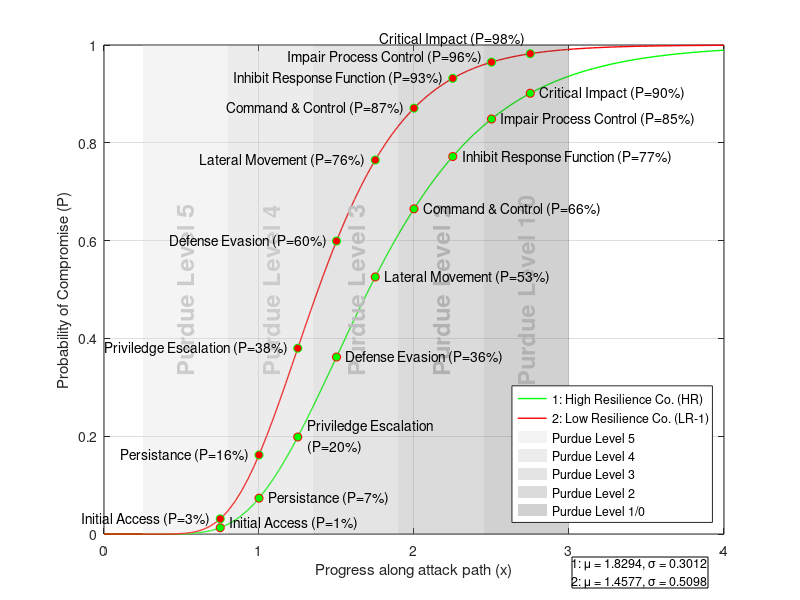

Write the MATLAB code that produced this figure.
% Adam Lewis 3rd Year Individual Project
% Student ID 11076422

% ChatGPT o3-mini-high was used to aid debugging and production of the 
% MATLAB visualisations in this project.

% This script is used to generate 2 curves:
%   Company B: High Resilience Modelled Company from simulated model inputs
%   Company C: Low Resilience Modelled Company from simulated model inputs
%
% Then shaded bands are added to the plot area depicting the relative risk
% of the 5 layers of the Purdue Model of a substation
%
% Finally a series of escalating events are added to each curve at set points
% along the intensity measure X axis

% Define desired figure size in pixels
plotWidth = 600;   % Width in pixels
plotHeight = 700;  % Height in pixels

% NEW MODEL
m_norm_B = 1.8294;    % High resilience Modelled Company Normalised & scaled mean
s_norm_B = 0.6988;    % High resilience Modelled Company Normalised std deviation
m_norm_C = 1.4577;    % Low Resilience Modelled Company Normalised & scaled mean
s_norm_C = 0.4902;    % Low Resilience Modelled Company Normalised std deviation


% Convert mean and std to beta/theta for companies B and C
beta_B = sqrt(log(1 + (s_norm_B/m_norm_B)^2));
theta_B = m_norm_B * exp(-0.5 * beta_B^2);
beta_C = sqrt(log(1 + (s_norm_C/m_norm_C)^2));
theta_C = m_norm_C * exp(-0.5 * beta_C^2);

% Define intensity measure X
x = linspace(0, 4, 100);

% Use normcdf to generate fragility curves
P_CompanyB = normcdf((log(x / theta_B)) / beta_B);
P_CompanyC = normcdf((log(x / theta_C)) / beta_C);

% Plot fragility curves
figure('Color','w', 'Units','pixels', 'Position',[100 0 plotWidth plotHeight]);
p1 = plot(x, P_CompanyB, 'g-', 'LineWidth', 1); hold on;
p2 = plot(x, P_CompanyC, 'r-', 'LineWidth', 1);
xlabel('Progress along attack path (x)');
ylabel('Probability of Compromise (P)');
set(gcf, 'Color', 'white');

grid on;

%% Add Purdue level bands to plot area

% Get the current y-axis limits
yl = ylim;
% Get vertical midpint for text labels within bands
yMid = mean(yl); 

colorP5 = [0.85 0.85 0.85]; % P5
colorP4 = [0.75 0.75 0.75]; % P4
colorP3 = [0.64 0.64 0.64]; % P3
colorP2 = [0.52 0.52 0.52]; % P2
colorP1 = [0.40 0.40 0.40];

% Band P5
x_startP5 = 0.25;
x_endP5 = x_startP5 + 0.55; 
hP5 = patch([x_startP5 x_endP5 x_endP5 x_startP5], [yl(1) yl(1) yl(2) yl(2)], ...
      colorP5, 'FaceAlpha', 0.3, 'EdgeColor', 'none', 'DisplayName', 'Purdue Level 5');
x_midP5 = (x_startP5 + x_endP5)/2; 
text(x_midP5, yMid, 'Purdue Level 5', ...
    'Rotation', 90, 'HorizontalAlignment','center','VerticalAlignment','middle', ...
    'FontSize', 17,'Color',[0.80,0.80,0.80],'FontWeight', 'bold');

% Band P4
x_startP4 = x_endP5;  
x_endP4 = x_startP4 + 0.55; 
hP4 = patch([x_startP4 x_endP4 x_endP4 x_startP4], [yl(1) yl(1) yl(2) yl(2)], ...
      colorP4, 'FaceAlpha', 0.3, 'EdgeColor', 'none', 'DisplayName', 'Purdue Level 4');
x_midP4 = (x_startP4 + x_endP4)/2; 
text(x_midP4, yMid, 'Purdue Level 4', ...
    'Rotation', 90, 'HorizontalAlignment','center','VerticalAlignment','middle', ...
    'FontSize', 17,'Color',[0.8,0.8,0.8],'FontWeight', 'bold');

% Band P3
x_startP3 = x_endP4; 
x_endP3 = x_startP3 + 0.55; 
hP3 = patch([x_startP3 x_endP3 x_endP3 x_startP3], [yl(1) yl(1) yl(2) yl(2)], ...
      colorP3, 'FaceAlpha', 0.3, 'EdgeColor', 'none', 'DisplayName', 'Purdue Level 3');
x_midP3 = (x_startP3 + x_endP3)/2; 
text(x_midP3, yMid, 'Purdue Level 3', ...
    'Rotation', 90, 'HorizontalAlignment','center','VerticalAlignment','middle', ...
    'FontSize', 17,'Color',[0.75,0.75,0.75],'FontWeight', 'bold');

% Band P2
x_startP2 = x_endP3; 
x_endP2 = x_startP2 + 0.55;
hP2 = patch([x_startP2 x_endP2 x_endP2 x_startP2], [yl(1) yl(1) yl(2) yl(2)], ...
      colorP2, 'FaceAlpha', 0.3, 'EdgeColor', 'none', 'DisplayName', 'Purdue Level 2');
x_midP2 = (x_startP2 + x_endP2)/2; 
text(x_midP2, yMid, 'Purdue Level 2', ...
    'Rotation', 90, 'HorizontalAlignment','center','VerticalAlignment','middle', ...
    'FontSize', 17,'Color',[0.7,0.7,0.7],'FontWeight', 'bold');

% Band P1
x_startP1 = x_endP2; 
x_endP1 = x_startP1 + 0.55; 
hP1 = patch([x_startP1 x_endP1 x_endP1 x_startP1], [yl(1) yl(1) yl(2) yl(2)], ...
      colorP1, 'FaceAlpha', 0.3, 'EdgeColor', 'none', 'DisplayName', 'Purdue Level 1/0');
x_midP1 = (x_startP1 + x_endP1)/2; 
text(x_midP1, yMid, 'Purdue Level 1/0', ...
    'Rotation', 90, 'HorizontalAlignment','center','VerticalAlignment','middle', ...
    'FontSize', 17,'Color',[0.7,0.7,0.7],'FontWeight', 'bold');

%% Place 8 labeled points on the HR green curve

% define intensity measure of dot placement at
% 0.25 intervals from 0.75 to 2.75 aligning event
% intensity with applicable Purdue level
dotX = 0.75:0.25:2.75;
dotY = normcdf((log(dotX / theta_B)) / beta_B);

% place green dots and labels with percentage
plot(dotX(1), dotY(1), 'ro', 'MarkerSize', 6, 'MarkerFaceColor', 'g', 'HandleVisibility','off');
text(dotX(1)+0.06, dotY(1)+0.01, sprintf('Initial Access (P=%.0f%%)', dotY(1)*100), 'HorizontalAlignment','left','VerticalAlignment','middle');

plot(dotX(2), dotY(2), 'ro', 'MarkerSize', 6, 'MarkerFaceColor', 'g', 'HandleVisibility','off');
text(dotX(2)+0.06, dotY(2), sprintf('Persistance (P=%.0f%%)', dotY(2)*100), 'HorizontalAlignment','left','VerticalAlignment','middle');

plot(dotX(3), dotY(3), 'ro', 'MarkerSize', 6, 'MarkerFaceColor', 'g', 'HandleVisibility','off');
text(dotX(3)+0.06, dotY(3), sprintf('Priviledge Escalation\n(P=%.0f%%)', dotY(3)*100), 'HorizontalAlignment','left','VerticalAlignment','middle');

plot(dotX(4), dotY(4), 'ro', 'MarkerSize', 6, 'MarkerFaceColor', 'g', 'HandleVisibility','off');
text(dotX(4)+0.06, dotY(4), sprintf('Defense Evasion (P=%.0f%%)', dotY(4)*100), 'HorizontalAlignment','left','VerticalAlignment','middle');

plot(dotX(5), dotY(5), 'ro', 'MarkerSize', 6, 'MarkerFaceColor', 'g', 'HandleVisibility','off');
text(dotX(5)+0.06, dotY(5), sprintf('Lateral Movement (P=%.0f%%)', dotY(5)*100), 'HorizontalAlignment','left','VerticalAlignment','middle');

plot(dotX(6), dotY(6), 'ro', 'MarkerSize', 6, 'MarkerFaceColor', 'g', 'HandleVisibility','off');
text(dotX(6)+0.06, dotY(6), sprintf('Command & Control (P=%.0f%%)', dotY(6)*100), 'HorizontalAlignment','left','VerticalAlignment','middle');

plot(dotX(7), dotY(7), 'ro', 'MarkerSize', 6, 'MarkerFaceColor', 'g', 'HandleVisibility','off');
text(dotX(7)+0.06, dotY(7), sprintf('Inhibit Response Function (P=%.0f%%)', dotY(7)*100), 'HorizontalAlignment','left','VerticalAlignment','middle');

plot(dotX(8), dotY(8), 'ro', 'MarkerSize', 6, 'MarkerFaceColor', 'g', 'HandleVisibility','off');
text(dotX(8)+0.06, dotY(8), sprintf('Impair Process Control (P=%.0f%%)', dotY(8)*100), 'HorizontalAlignment','left','VerticalAlignment','middle');

plot(dotX(9), dotY(9), 'ro', 'MarkerSize', 6, 'MarkerFaceColor', 'g', 'HandleVisibility','off');
text(dotX(9)+0.06, dotY(9), sprintf('Critical Impact (P=%.0f%%)', dotY(9)*100), 'HorizontalAlignment','left','VerticalAlignment','middle');


%% Place 8 labeled points on the LR red curve

% define intensity measure of dot placement at
% 0.25 intervals from 0.75 to 2.75 aligning event
% intensity with applicable Purdue level
dotYg = normcdf((log(dotX / theta_C)) / beta_C);

% place red dots and labels with percentage
plot(dotX(1), dotYg(1), 'go', 'MarkerSize', 6, 'MarkerFaceColor', 'r', 'HandleVisibility','off');
text(dotX(1)-0.06, dotYg(1), sprintf('Initial Access (P=%.0f%%)', dotYg(1)*100), 'HorizontalAlignment','right','VerticalAlignment','middle');

plot(dotX(2), dotYg(2), 'go', 'MarkerSize', 6, 'MarkerFaceColor', 'r', 'HandleVisibility','off');
text(dotX(2)-0.06, dotYg(2), sprintf('Persistance (P=%.0f%%)', dotYg(2)*100), 'HorizontalAlignment','right','VerticalAlignment','middle');

plot(dotX(3), dotYg(3), 'go', 'MarkerSize', 6, 'MarkerFaceColor', 'r', 'HandleVisibility','off');
text(dotX(3)-0.06, dotYg(3), sprintf('Priviledge Escalation (P=%.0f%%)', dotYg(3)*100), 'HorizontalAlignment','right','VerticalAlignment','middle');

plot(dotX(4), dotYg(4), 'go', 'MarkerSize', 6, 'MarkerFaceColor', 'r', 'HandleVisibility','off');
text(dotX(4)-0.06, dotYg(4), sprintf('Defense Evasion (P=%.0f%%)', dotYg(4)*100), 'HorizontalAlignment','right','VerticalAlignment','middle');

plot(dotX(5), dotYg(5), 'go', 'MarkerSize', 6, 'MarkerFaceColor', 'r', 'HandleVisibility','off');
text(dotX(5)-0.06, dotYg(5), sprintf('Lateral Movement (P=%.0f%%)', dotYg(5)*100), 'HorizontalAlignment','right','VerticalAlignment','middle');

plot(dotX(6), dotYg(6), 'go', 'MarkerSize', 6, 'MarkerFaceColor', 'r', 'HandleVisibility','off');
text(dotX(6)-0.06, dotYg(6), sprintf('Command & Control (P=%.0f%%)', dotYg(6)*100), 'HorizontalAlignment','right','VerticalAlignment','middle');

plot(dotX(7), dotYg(7), 'go', 'MarkerSize', 6, 'MarkerFaceColor', 'r', 'HandleVisibility','off');
text(dotX(7)-0.06, dotYg(7), sprintf('Inhibit Response Function (P=%.0f%%)', dotYg(7)*100), 'HorizontalAlignment','right','VerticalAlignment','middle');

plot(dotX(8), dotYg(8), 'go', 'MarkerSize', 6, 'MarkerFaceColor', 'r', 'HandleVisibility','off');
text(dotX(8)-0.06, dotYg(8)+0.01, sprintf('Impair Process Control (P=%.0f%%)', dotYg(8)*100), 'HorizontalAlignment','right','VerticalAlignment','middle');

plot(dotX(9), dotYg(9), 'go', 'MarkerSize', 6, 'MarkerFaceColor', 'r', 'HandleVisibility','off');
text(dotX(9)-0.03, dotYg(9)+0.03, sprintf('Critical Impact (P=%.0f%%)', dotYg(9)*100), 'HorizontalAlignment','right','VerticalAlignment','middle');


% Add leged for curves and the 5 purdue bands
legendHandles = [p1, p2, hP5, hP4, hP3, hP2, hP1];
legendLabels  = {
    '1: High Resilience Co. (HR)', ...
    '2: Low Resilience Co. (LR-1)', ...
    'Purdue Level 5', 'Purdue Level 4', 'Purdue Level 3', ...
    'Purdue Level 2', 'Purdue Level 1/0'
};
legend(legendHandles, legendLabels, 'Location','southeast');

% Text box for mean and SD inputs
annotation_str = {...
    sprintf('1: μ = %.4f, σ = %.4f', m_norm_B, 1-s_norm_B), ...
    sprintf('2: μ = %.4f, σ = %.4f', m_norm_C, 1-s_norm_C)};
annotation('textbox', [0.715, 0.02, 0.5, 0.3], 'String', annotation_str, ...
           'FitBoxToText', 'on', 'EdgeColor', 'black', ...
           'BackgroundColor', 'white', 'FontSize', 9);

hold off;

ax = gca;
ti = get(ax, 'TightInset');
% Increase only the top margin by adding a small extra value (e.g., 0.05)
set(ax, 'LooseInset', [ti(1), ti(2), ti(3), ti(4) + 0.05]);
saveas(gcf, 'img_chapter_7_3_incorporate_events.png');
